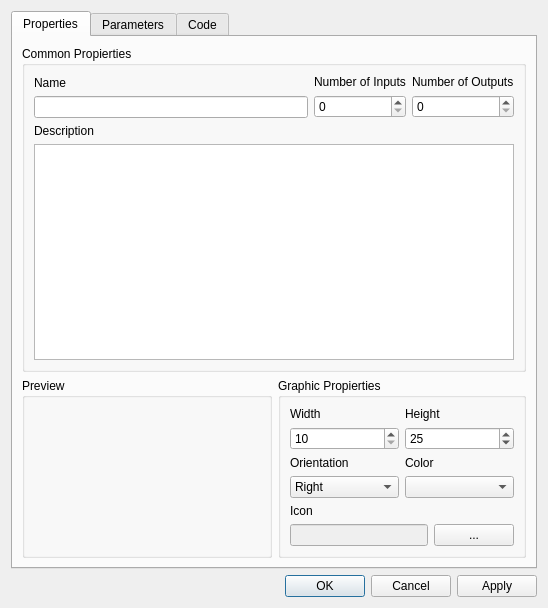
<?xml version="1.0" encoding="UTF-8"?>
<ui version="4.0">
 <class>DlgEditModelUI</class>
 <widget class="QDialog" name="DlgEditModelUI">
  <property name="geometry">
   <rect>
    <x>0</x>
    <y>0</y>
    <width>548</width>
    <height>608</height>
   </rect>
  </property>
  <property name="windowTitle">
   <string>Edit:</string>
  </property>
  <layout class="QVBoxLayout" name="verticalLayout">
   <item>
    <widget class="QTabWidget" name="tabWidget">
     <property name="currentIndex">
      <number>0</number>
     </property>
     <widget class="QWidget" name="tab">
      <attribute name="title">
       <string>Properties</string>
      </attribute>
      <layout class="QVBoxLayout" name="verticalLayout_2">
       <item>
        <widget class="QGroupBox" name="groupBox">
         <property name="title">
          <string>Common Propierties</string>
         </property>
         <layout class="QVBoxLayout" name="verticalLayout_7">
          <item>
           <layout class="QHBoxLayout" name="horizontalLayout_2">
            <property name="topMargin">
             <number>0</number>
            </property>
            <property name="bottomMargin">
             <number>0</number>
            </property>
            <item>
             <layout class="QVBoxLayout" name="verticalLayout_3">
              <property name="bottomMargin">
               <number>0</number>
              </property>
              <item>
               <widget class="QLabel" name="label">
                <property name="text">
                 <string>Name</string>
                </property>
               </widget>
              </item>
              <item>
               <widget class="QLineEdit" name="name"/>
              </item>
             </layout>
            </item>
            <item>
             <layout class="QVBoxLayout" name="verticalLayout_5">
              <property name="bottomMargin">
               <number>0</number>
              </property>
              <item>
               <widget class="QLabel" name="label_3">
                <property name="text">
                 <string>Number of Inputs</string>
                </property>
               </widget>
              </item>
              <item>
               <widget class="QSpinBox" name="inputs"/>
              </item>
             </layout>
            </item>
            <item>
             <layout class="QVBoxLayout" name="verticalLayout_4">
              <item>
               <widget class="QLabel" name="label_2">
                <property name="text">
                 <string>Number of Outputs</string>
                </property>
               </widget>
              </item>
              <item>
               <widget class="QSpinBox" name="outputs"/>
              </item>
             </layout>
            </item>
           </layout>
          </item>
          <item>
           <layout class="QVBoxLayout" name="verticalLayout_6">
            <item>
             <widget class="QLabel" name="label_4">
              <property name="text">
               <string>Description</string>
              </property>
             </widget>
            </item>
            <item>
             <widget class="QPlainTextEdit" name="description"/>
            </item>
           </layout>
          </item>
         </layout>
        </widget>
       </item>
       <item>
        <layout class="QHBoxLayout" name="horizontalLayout">
         <property name="rightMargin">
          <number>0</number>
         </property>
         <item>
          <widget class="QGroupBox" name="gpPreview">
           <property name="minimumSize">
            <size>
             <width>250</width>
             <height>50</height>
            </size>
           </property>
           <property name="title">
            <string>Preview</string>
           </property>
           <layout class="QVBoxLayout" name="verticalLayout_12">
            <item>
             <layout class="QVBoxLayout" name="layoutPreview">
              <property name="spacing">
               <number>50</number>
              </property>
              <property name="sizeConstraint">
               <enum>QLayout::SetDefaultConstraint</enum>
              </property>
             </layout>
            </item>
           </layout>
          </widget>
         </item>
         <item>
          <widget class="QGroupBox" name="gpGraphicsProperties">
           <property name="minimumSize">
            <size>
             <width>0</width>
             <height>50</height>
            </size>
           </property>
           <property name="title">
            <string>Graphic Propierties</string>
           </property>
           <layout class="QVBoxLayout" name="verticalLayout_8">
            <item>
             <layout class="QHBoxLayout" name="horizontalLayout_3">
              <property name="topMargin">
               <number>0</number>
              </property>
              <property name="bottomMargin">
               <number>0</number>
              </property>
              <item>
               <layout class="QVBoxLayout" name="verticalLayout_9">
                <property name="bottomMargin">
                 <number>0</number>
                </property>
                <item>
                 <widget class="QLabel" name="label_6">
                  <property name="text">
                   <string>Width</string>
                  </property>
                 </widget>
                </item>
                <item>
                 <widget class="QSpinBox" name="width_block">
                  <property name="minimum">
                   <number>10</number>
                  </property>
                  <property name="maximum">
                   <number>500</number>
                  </property>
                  <property name="singleStep">
                   <number>5</number>
                  </property>
                  <property name="value">
                   <number>10</number>
                  </property>
                 </widget>
                </item>
               </layout>
              </item>
              <item>
               <layout class="QVBoxLayout" name="verticalLayout_10">
                <item>
                 <widget class="QLabel" name="label_7">
                  <property name="text">
                   <string>Height</string>
                  </property>
                 </widget>
                </item>
                <item>
                 <widget class="QSpinBox" name="height_block">
                  <property name="minimum">
                   <number>10</number>
                  </property>
                  <property name="maximum">
                   <number>500</number>
                  </property>
                  <property name="singleStep">
                   <number>5</number>
                  </property>
                  <property name="value">
                   <number>25</number>
                  </property>
                 </widget>
                </item>
               </layout>
              </item>
             </layout>
            </item>
            <item>
             <layout class="QHBoxLayout" name="horizontalLayout_4">
              <property name="topMargin">
               <number>0</number>
              </property>
              <property name="bottomMargin">
               <number>0</number>
              </property>
              <item>
               <layout class="QVBoxLayout" name="verticalLayout_11">
                <property name="bottomMargin">
                 <number>0</number>
                </property>
                <item>
                 <widget class="QLabel" name="label_8">
                  <property name="text">
                   <string>Orientation</string>
                  </property>
                 </widget>
                </item>
                <item>
                 <widget class="QComboBox" name="comboDirection">
                  <item>
                   <property name="text">
                    <string>Right</string>
                   </property>
                  </item>
                  <item>
                   <property name="text">
                    <string>Down</string>
                   </property>
                  </item>
                  <item>
                   <property name="text">
                    <string>Left</string>
                   </property>
                  </item>
                  <item>
                   <property name="text">
                    <string>Up</string>
                   </property>
                  </item>
                 </widget>
                </item>
               </layout>
              </item>
              <item>
               <layout class="QVBoxLayout" name="colorLayout">
                <item>
                 <widget class="QLabel" name="label_9">
                  <property name="text">
                   <string>Color</string>
                  </property>
                 </widget>
                </item>
                <item>
                 <widget class="QComboBox" name="colorCombo"/>
                </item>
               </layout>
              </item>
             </layout>
            </item>
            <item>
             <layout class="QVBoxLayout" name="verticalLayout_13">
              <property name="bottomMargin">
               <number>0</number>
              </property>
              <item>
               <widget class="QLabel" name="label_10">
                <property name="text">
                 <string>Icon</string>
                </property>
               </widget>
              </item>
              <item>
               <layout class="QHBoxLayout" name="horizontalLayout_5">
                <property name="topMargin">
                 <number>0</number>
                </property>
                <item>
                 <widget class="QLineEdit" name="iconPath">
                  <property name="enabled">
                   <bool>false</bool>
                  </property>
                 </widget>
                </item>
                <item>
                 <widget class="QPushButton" name="findIcon">
                  <property name="text">
                   <string>...</string>
                  </property>
                 </widget>
                </item>
               </layout>
              </item>
             </layout>
            </item>
           </layout>
          </widget>
         </item>
        </layout>
       </item>
      </layout>
     </widget>
     <widget class="QWidget" name="tab_2">
      <attribute name="title">
       <string>Parameters</string>
      </attribute>
      <layout class="QVBoxLayout" name="verticalLayout_15">
       <item>
        <layout class="QHBoxLayout" name="horizontalLayout_6">
         <property name="rightMargin">
          <number>0</number>
         </property>
         <item>
          <widget class="QTableWidget" name="parameters">
           <property name="font">
            <font>
             <pointsize>7</pointsize>
            </font>
           </property>
           <property name="editTriggers">
            <set>QAbstractItemView::NoEditTriggers</set>
           </property>
           <property name="selectionBehavior">
            <enum>QAbstractItemView::SelectRows</enum>
           </property>
           <attribute name="horizontalHeaderDefaultSectionSize">
            <number>100</number>
           </attribute>
           <column>
            <property name="text">
             <string>Name</string>
            </property>
           </column>
           <column>
            <property name="text">
             <string>Type</string>
            </property>
           </column>
           <column>
            <property name="text">
             <string>Value</string>
            </property>
           </column>
           <column>
            <property name="text">
             <string>Description</string>
            </property>
           </column>
          </widget>
         </item>
         <item>
          <layout class="QVBoxLayout" name="verticalLayout_14">
           <property name="spacing">
            <number>0</number>
           </property>
           <item>
            <widget class="QToolButton" name="up">
             <property name="toolTip">
              <string>Move up</string>
             </property>
             <property name="text">
              <string>...</string>
             </property>
             <property name="arrowType">
              <enum>Qt::UpArrow</enum>
             </property>
            </widget>
           </item>
           <item>
            <widget class="QToolButton" name="down">
             <property name="toolTip">
              <string>Move Down</string>
             </property>
             <property name="text">
              <string>...</string>
             </property>
             <property name="arrowType">
              <enum>Qt::DownArrow</enum>
             </property>
            </widget>
           </item>
           <item>
            <widget class="QToolButton" name="newParam">
             <property name="toolTip">
              <string>New parameter</string>
             </property>
             <property name="text">
              <string>...</string>
             </property>
             <property name="icon">
              <iconset resource="../pdme.qrc">
               <normaloff>:/images/new.png</normaloff>:/images/new.png</iconset>
             </property>
            </widget>
           </item>
           <item>
            <widget class="QToolButton" name="deleteParam">
             <property name="toolTip">
              <string>Delete parameter</string>
             </property>
             <property name="text">
              <string>-</string>
             </property>
             <property name="icon">
              <iconset resource="../pdme.qrc">
               <normaloff>:/images/delete.png</normaloff>:/images/delete.png</iconset>
             </property>
            </widget>
           </item>
          </layout>
         </item>
        </layout>
       </item>
       <item>
        <layout class="QFormLayout" name="formLayout">
         <property name="fieldGrowthPolicy">
          <enum>QFormLayout::ExpandingFieldsGrow</enum>
         </property>
         <item row="0" column="0">
          <widget class="QLabel" name="label_5">
           <property name="text">
            <string>Name</string>
           </property>
          </widget>
         </item>
         <item row="0" column="1">
          <widget class="QLineEdit" name="nameParam"/>
         </item>
         <item row="1" column="0">
          <widget class="QLabel" name="label_11">
           <property name="text">
            <string>Type</string>
           </property>
          </widget>
         </item>
         <item row="1" column="1">
          <widget class="QComboBox" name="typeParam">
           <item>
            <property name="text">
             <string>String</string>
            </property>
           </item>
           <item>
            <property name="text">
             <string>Value</string>
            </property>
           </item>
           <item>
            <property name="text">
             <string>List</string>
            </property>
           </item>
          </widget>
         </item>
         <item row="5" column="0">
          <widget class="QLabel" name="label_13">
           <property name="text">
            <string>Description</string>
           </property>
          </widget>
         </item>
         <item row="5" column="1">
          <widget class="QPlainTextEdit" name="descParam"/>
         </item>
         <item row="6" column="1">
          <widget class="QPushButton" name="editList">
           <property name="enabled">
            <bool>false</bool>
           </property>
           <property name="text">
            <string>Edit List...</string>
           </property>
          </widget>
         </item>
         <item row="3" column="1">
          <widget class="QLineEdit" name="valueParam"/>
         </item>
         <item row="3" column="0">
          <widget class="QLabel" name="labelValue">
           <property name="text">
            <string>Value</string>
           </property>
          </widget>
         </item>
         <item row="4" column="0">
          <widget class="QLabel" name="labelList">
           <property name="text">
            <string>Value</string>
           </property>
          </widget>
         </item>
         <item row="4" column="1">
          <widget class="QComboBox" name="valueList"/>
         </item>
        </layout>
       </item>
      </layout>
     </widget>
     <widget class="QWidget" name="tab_3">
      <attribute name="title">
       <string>Code</string>
      </attribute>
      <layout class="QVBoxLayout" name="verticalLayout_18">
       <item>
        <layout class="QHBoxLayout" name="horizontalLayout_7">
         <item>
          <widget class="QLabel" name="label_16">
           <property name="text">
            <string>Path</string>
           </property>
          </widget>
         </item>
         <item>
          <widget class="QLineEdit" name="path">
           <property name="enabled">
            <bool>false</bool>
           </property>
          </widget>
         </item>
        </layout>
       </item>
       <item>
        <layout class="QHBoxLayout" name="horizontalLayout_8">
         <property name="rightMargin">
          <number>0</number>
         </property>
         <item>
          <layout class="QVBoxLayout" name="dirLayout">
           <property name="rightMargin">
            <number>0</number>
           </property>
           <item>
            <widget class="QTreeWidget" name="dirs">
             <property name="alternatingRowColors">
              <bool>true</bool>
             </property>
             <column>
              <property name="text">
               <string notr="true">1</string>
              </property>
             </column>
            </widget>
           </item>
          </layout>
         </item>
         <item>
          <layout class="QVBoxLayout" name="verticalLayout_16">
           <item>
            <widget class="QLabel" name="label_14">
             <property name="text">
              <string>Files</string>
             </property>
            </widget>
           </item>
           <item>
            <widget class="QListWidget" name="files">
             <property name="alternatingRowColors">
              <bool>true</bool>
             </property>
            </widget>
           </item>
          </layout>
         </item>
        </layout>
       </item>
       <item>
        <layout class="QHBoxLayout" name="horizontalLayout_9">
         <item>
          <widget class="QToolButton" name="editCode">
           <property name="text">
            <string>Edit Code</string>
           </property>
          </widget>
         </item>
         <item>
          <widget class="QToolButton" name="newCode">
           <property name="text">
            <string>New file</string>
           </property>
          </widget>
         </item>
        </layout>
       </item>
      </layout>
     </widget>
    </widget>
   </item>
   <item>
    <widget class="QDialogButtonBox" name="buttonBox">
     <property name="orientation">
      <enum>Qt::Horizontal</enum>
     </property>
     <property name="standardButtons">
      <set>QDialogButtonBox::Apply|QDialogButtonBox::Cancel|QDialogButtonBox::Ok</set>
     </property>
    </widget>
   </item>
  </layout>
 </widget>
 <resources>
  <include location="../pdme.qrc"/>
 </resources>
 <connections>
  <connection>
   <sender>buttonBox</sender>
   <signal>accepted()</signal>
   <receiver>DlgEditModelUI</receiver>
   <slot>accept()</slot>
   <hints>
    <hint type="sourcelabel">
     <x>257</x>
     <y>598</y>
    </hint>
    <hint type="destinationlabel">
     <x>157</x>
     <y>274</y>
    </hint>
   </hints>
  </connection>
  <connection>
   <sender>buttonBox</sender>
   <signal>rejected()</signal>
   <receiver>DlgEditModelUI</receiver>
   <slot>reject()</slot>
   <hints>
    <hint type="sourcelabel">
     <x>325</x>
     <y>598</y>
    </hint>
    <hint type="destinationlabel">
     <x>286</x>
     <y>274</y>
    </hint>
   </hints>
  </connection>
 </connections>
</ui>
